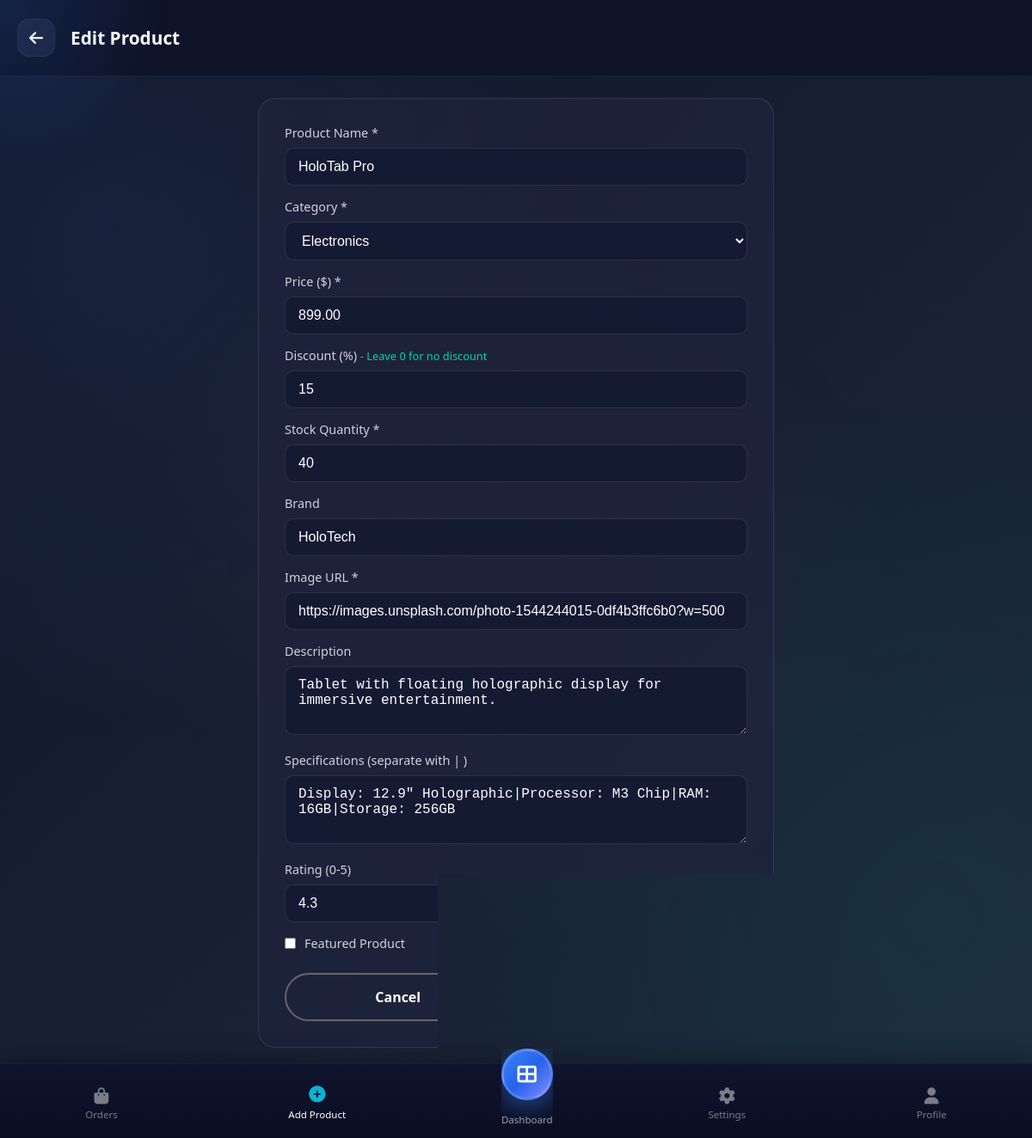
The page /product_form.php?id=2 (signed in) on the database its author committed.
### tables this page shows
CREATE TABLE products (
    id INT AUTO_INCREMENT PRIMARY KEY,
    name VARCHAR(255) NOT NULL,
    description TEXT,
    price DECIMAL(10, 2) NOT NULL,
    discount INT DEFAULT 0,
    image VARCHAR(255),
    category_id INT,
    brand VARCHAR(100),
    stock INT DEFAULT 0,
    rating DECIMAL(2, 1) DEFAULT 0,
    specifications TEXT,
    featured TINYINT(1) DEFAULT 0,
    created_at TIMESTAMP DEFAULT CURRENT_TIMESTAMP,
    FOREIGN KEY (category_id) REFERENCES categories(id) ON DELETE SET NULL
);

CREATE TABLE categories (
    id INT AUTO_INCREMENT PRIMARY KEY,
    name VARCHAR(100) NOT NULL,
    icon VARCHAR(50) DEFAULT 'fas fa-box',
    created_at TIMESTAMP DEFAULT CURRENT_TIMESTAMP
);

### product_form.php (the view, shortened to what this page needs)
<?php
require_once 'config.php';
$product = null;
if (isset($_GET['id'])) {
    $stmt = $conn->prepare("SELECT * FROM products WHERE id = ?");
    $stmt->execute([$_GET['id']]);
    $product = $stmt->fetch(PDO::FETCH_ASSOC);
}
$cat_stmt = $conn->query("SELECT * FROM categories");
$categories = $cat_stmt->fetchAll(PDO::FETCH_ASSOC);
?>
<!DOCTYPE html>
<html lang="en">
<head>
    <link rel="stylesheet" href="shop.css?v=2.1">
    <link rel="stylesheet" href="https://cdnjs.cloudflare.com/ajax/libs/font-awesome/6.4.0/css/all.min.css">
</head>
<body>
    <div class="page-header">
        <a href="admin_dashboard.php" class="back-btn"><i class="fas fa-arrow-left"></i></a>
        <h1 class="page-title"><?php echo $product ? 'Edit' : 'Add'; ?> Product</h1>
    </div>
    <main class="main-content">
        <div class="form-container">
            <form action="product_action.php" method="POST">
                <div class="form-group">
                    <label>Product Name *</label>
                    <input type="text" name="name" value="<?php echo $product ? htmlspecialchars($product['name']) : ''; ?>" required>
                </div>
                <div class="form-group">
                    <label>Category *</label>
                    <select name="category_id" required>
                        <?php foreach($categories as $cat): ?>
                        <option value="<?php echo $cat['id']; ?>" <?php echo ($product && $product['category_id'] == $cat['id']) ? 'selected' : ''; ?>>
                            <?php echo htmlspecialchars($cat['name']); ?>
                        </option>
                        <?php endforeach; ?>
                    </select>
                </div>
                <div class="form-group">
                    <label>Price ($) *</label>
                    <input type="number" name="price" step="0.01" min="0" value="<?php echo $product ? $product['price'] : ''; ?>" required>
                </div>
                <div class="form-group">
                    <label>Discount (%) <span style="color: #00d4aa; font-size: 0.8rem;">- Leave 0 for no discount</span></label>
                    <input type="number" name="discount" min="0" max="100" value="<?php echo $product ? ($product['discount'] ?? 0) : '0'; ?>">
                </div>
                <div class="form-group">
                    <label>Stock Quantity *</label>
                    <input type="number" name="stock" min="0" value="<?php echo $product ? $product['stock'] : '0'; ?>" required>
                </div>
                <div class="form-group">
                    <label>Brand</label>
                    <input type="text" name="brand" value="<?php echo $product ? htmlspecialchars($product['brand']) : ''; ?>">
                </div>
                <div class="form-group">
                    <label>Image URL *</label>
                    <input type="url" name="image" value="<?php echo $product ? htmlspecialchars($product['image']) : ''; ?>" required>
                </div>
                <div class="form-group">
                    <label>Description</label>
                    <textarea name="description"><?php echo $product ? htmlspecialchars($product['description']) : ''; ?></textarea>
                </div>
                <div class="form-group">
                    <label>Specifications (separate with | )</label>
                    <textarea name="specifications" placeholder="Display: 6.7 inch|RAM: 8GB|Storage: 256GB"><?php echo $product ? htmlspecialchars($product['specifications']) : ''; ?></textarea>
                </div>
                <div class="form-group">
                    <label>Rating (0-5)</label>
                    <input type="number" name="rating" step="0.1" min="0" max="5" value="<?php echo $product ? $product['rating'] : '0'; ?>">
                </div>
                <div class="form-group">
                    <label style="display: flex; align-items: center; gap: 10px; cursor: pointer;">
                        <input type="checkbox" name="featured" value="1" <?php echo ($product && $product['featured']) ? 'checked' : ''; ?> style="width: auto;">
                        Featured Product
                    </label>
                </div>
                <div class="form-actions">
                    <a href="admin_dashboard.php" class="btn-cancel">Cancel</a>
                    <button type="submit" class="btn-submit">
                    </button>
                </div>
            </form>
        </div>
    </main>
    <nav class="bottom-nav admin-nav">
        <a href="admin_orders.php" class="nav-item">
            <i class="fas fa-shopping-bag"></i>
            <span>Orders</span>
        </a>
        <a href="product_form.php" class="nav-item active">
            <i class="fas fa-plus-circle"></i>
            <span>Add Product</span>
        </a>
        <a href="admin_dashboard.php" class="nav-item center-btn">
            <div class="nav-icon-wrapper">
                <i class="fas fa-th-large"></i>
            </div>
            <span>Dashboard</span>
        </a>
        <a href="admin_settings.php" class="nav-item">
            <i class="fas fa-cog"></i>
            <span>Settings</span>
        </a>
        <a href="profile.php" class="nav-item">
            <i class="fas fa-user"></i>
            <span>Profile</span>
        </a>
    </nav>
</body>
</html>

### rows shown on the page
products: name "HoloTab Pro", category_id "Electronics", price "899.00", discount "15", stock "40", brand "HoloTech", image "https://images.unsplash.com/photo-1544244015-0df4b3ffc6b0?w=500", description "Tablet with floating holographic display for immersive entertainment.", specifications "Display: 12.9\" Holographic|Processor: M3 Chip|RAM: 16GB|Storage: 256GB", rating "4.3"
